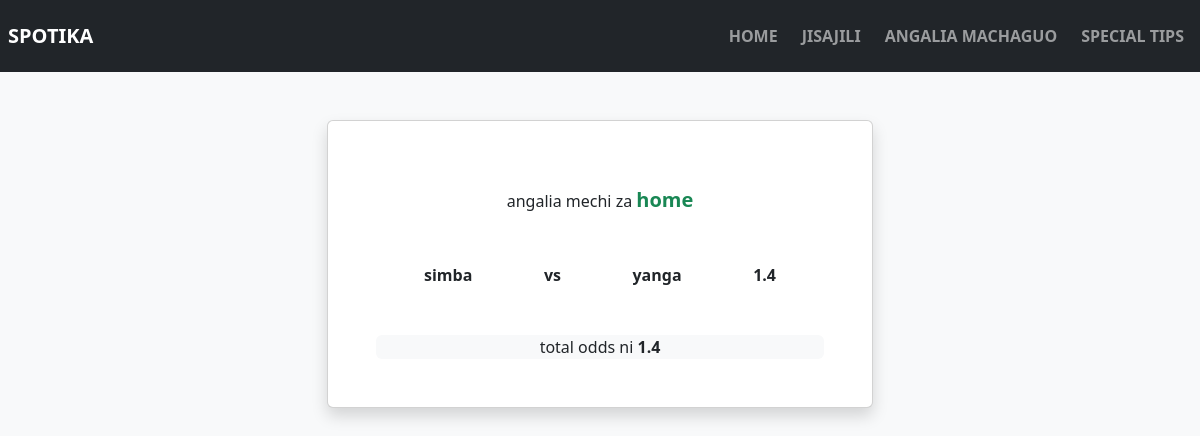
/anga/home, run on the app's committed database.
### energy.py (models this page shows)
class mechi(db.Model):
    id=db.Column(db.Integer,primary_key=True)
    timuA=db.Column(db.String(50),nullable=False)
    timuB=db.Column(db.String(50),nullable=False)
    aina=db.Column(db.String(50),nullable=False)
    odds=db.Column(db.Integer,nullable=False)
    status=db.Column(db.String(50))
    special=db.Column(db.String(50))
    tarehe=db.Column(db.String(50))

### energy.py (the view)
@app.route('/anga/<aina>')
def anga(aina):
   try:
    leo=datetime.now()
    format=leo.strftime("%Y-%m-%d")
    matokeo=mechi.query.filter_by(aina=aina,tarehe=format)
    jumla=1
    for t in matokeo:
        jumla*=t.odds
    return render_template('aina.html',matokeo=matokeo,jumla=jumla)
   except:
      flash('machaguo hayapo! yatawekwa hivi punde!!')
      return redirect(url_for('joins'))

### templates/aina.html
{% extends "base.html" %}
{% block content %}
<body>
    <div class="container bg-light mt-5">
        <div class="row justify-content-center">
            <div class="col-12 col-md-6">
                <div class="card rounded shadow">
                    <div class="card-body text-center mt-3 p-5">
                        <a >angalia mechi za <span class="fw-bold text-success fs-5">{{ matokeo[0].aina }}</span></a>
                        {% for t in matokeo %}
                        <div class="d-flex justify-content-between mt-5 ms-5 me-5 fw-bold">
                            <a>{{ t.timuA }}</a>
                            <a>vs</a>
                            <a>{{ t.timuB }}</a>
                            <a>{{ t.odds }}</a>
                        </div>
                        {% endfor %}
                        <div class="text-center mt-5 bg-light rounded ">total odds ni<span class="fw-bold "> {{ jumla }}</span></div>
                    </div>
                </div>
            </div>
        </div>
    </div>
</body>
{% endblock %}

### data on the page
mechi: aina "home", timuA "simba", timuB "yanga", odds "1.4"

### other printed values
{{ jumla }} "1.4"
